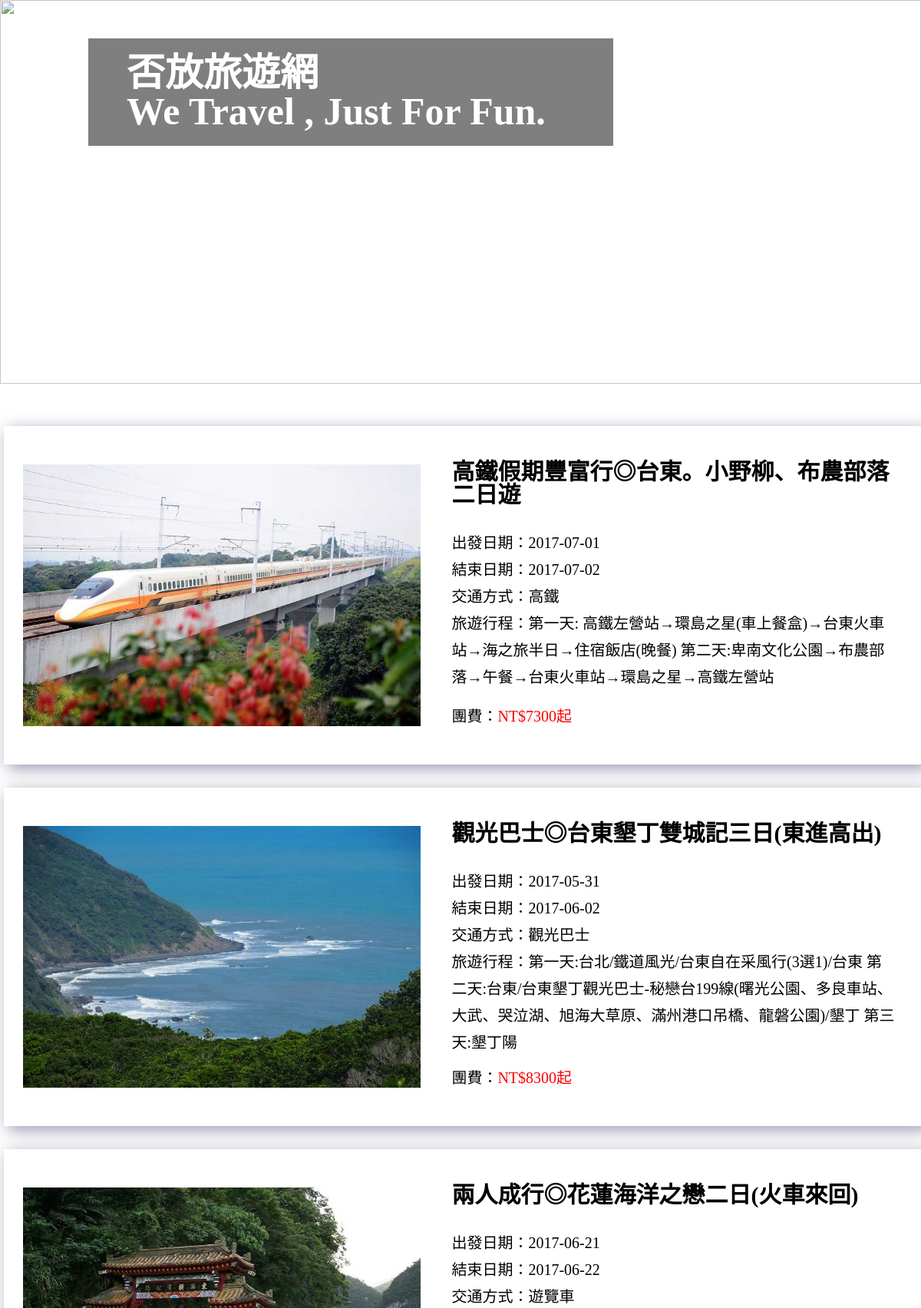
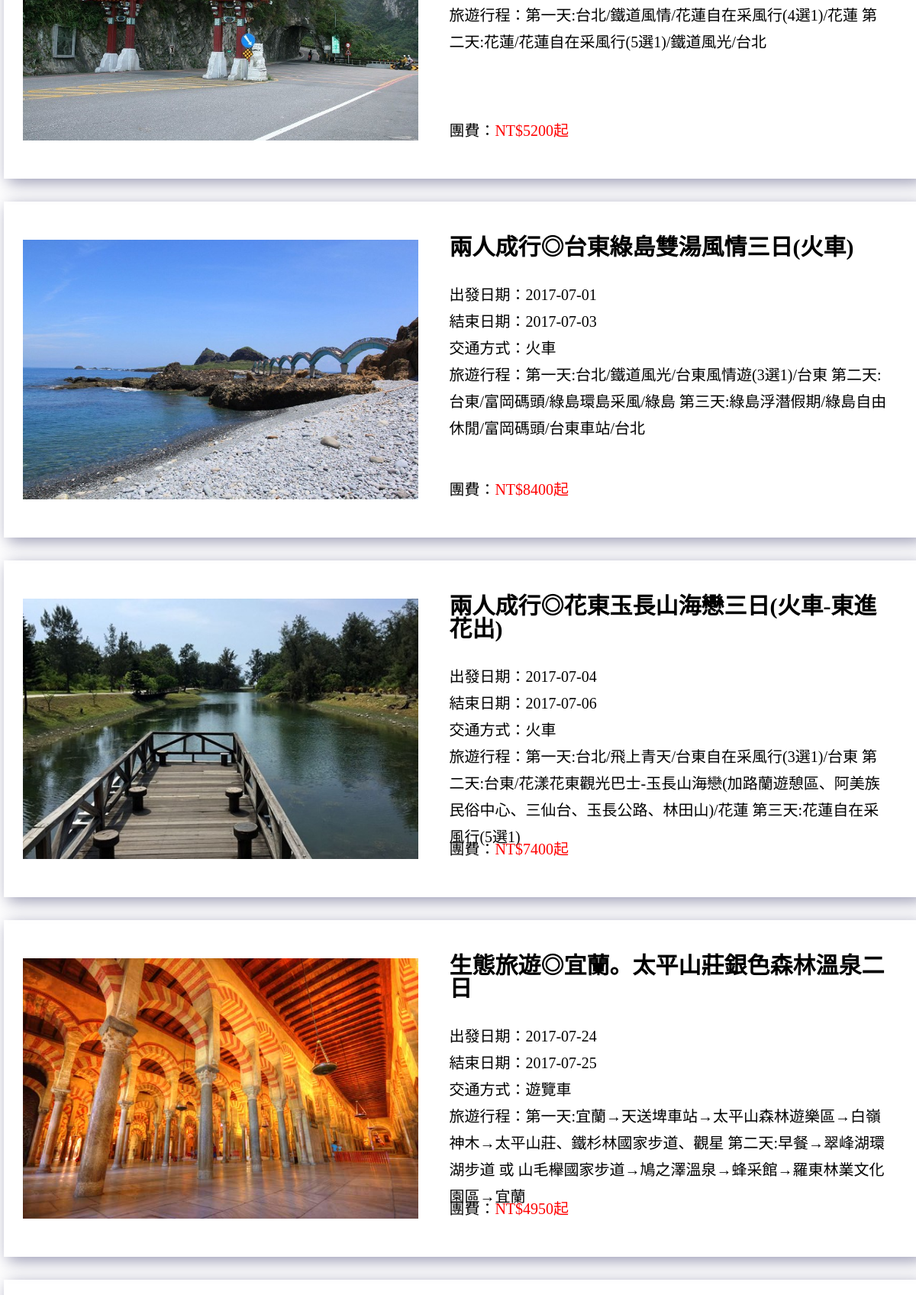
Screenshot of /synopsis_e.php (upper part) with the database file from the repository (2 pictures, top to bottom).
### tables this page shows
CREATE TABLE IF NOT EXISTS `travel` (
  `travel_id` varchar(100) NOT NULL,
  `travel_name` varchar(100) NOT NULL,
  `travel_type` varchar(20) NOT NULL,
  `travel_date` date NOT NULL,
  `travel_endtime` date NOT NULL,
  `travel_traffic` varchar(20) NOT NULL,
  `travel_schedule` varchar(100) NOT NULL,
  `travel_detail` varchar(2000) NOT NULL,
  `travel_price` int(100) NOT NULL,
  `travel_prcnum` varchar(20) NOT NULL,
  `travel_path` varchar(100) NOT NULL,
  PRIMARY KEY (`travel_id`)
);

### synopsis_e.php (the view, shortened to what this page needs)
<!DOCTYPE html>
<html>
<head>
	<link rel="stylesheet" href="css/northern.css">
</head>
<body background="\images\bg_html.jpg">
			<div class="top">
			<img src="http://blog.asiayo.com/wp-content/uploads/2016/10/%E5%8D%97%E6%8A%95-1920x768.jpg" class="top_pic">
			<div class="logo"><a href="index.php"><h1 class="title_word"><span class="title_word_forfun">否放</span>旅遊網<br>We Travel , Just <span class="title_word_forfun">For Fun.</span></h1></a></div>
				<div class="title_li">
					<ul id="menu">
						<?php
							if (isset($_SESSION['U_ID'])) {
								echo "<li>你好!".$_SESSION['U_NAME']."<br></li>";
								echo "<li><a href='logout.php'>登出</a></li>";
							}else{
								echo "<li><a href='#' id='login'>登入</a></li>";
							}
						?>
						<li><a href="#" id="l">簡介</a></li>
 						<li><a href="#">旅遊資訊</a>
						</li>
						<li><a href="arrange.php">行程安排</a></li>
					</ul>
					</div>
 					</div>
	<div class="wrapper">
		<?php
    		$mem_id = $_SESSION['U_ID'];
    		require_once("db_config.php");
    		if (!isset($_SESSION['U_ID'])) {
				$get_sql = "SELECT travel.* from travel where travel.travel_type ='東部' order by travel_id";
				$data= mysqli_query($link, $get_sql);
				for($i=1;$i<=mysqli_num_rows($data);$i++){
					$rs=mysqli_fetch_row($data);
		?>
					<ul>
				<li>
				<div class="travel_information">
					<div class="travel_pic">
					<a href="detail.php?id=<?php echo $rs[0] ?>"><img src="<?php echo $rs[10]?>" alt=""></a>
					</div>
					<div class="travel_word">
						<h2><?php echo $rs[1]?></h2>
						<p>出發日期：<?php echo $rs[3]?></p>
						<p>結束日期：<?php echo $rs[4]?></p>
						<p>交通方式：<?php echo $rs[5]?></p>
						<p>旅遊行程：<?php echo $rs[6]?></p>
						<p class="price">團費：<span>NT$<?php echo $rs[8]?>起</span></p>
				</div>
				</div>
				</li>
			</ul>
		<?php }
				}else{
					$get_sql = "SELECT travel.*, favorite.favarite_id, favorite.member_id from travel left join favorite on travel.travel_id = favorite.travel_id and favorite.member_id = $mem_id where travel.travel_type ='東部' order by travel_id";
    				$data = mysqli_query($link, $get_sql);
					for($i=1;$i<=mysqli_num_rows($data);$i++){
					$rs=mysqli_fetch_row($data);
		?>
			<ul>
				<li>
				<div class="travel_information">
				<img src="http://pic.pimg.tw/stephytruth/1309079219-c7c102fc171192181df4f58b06e14deb.png" alt="" class="tuding1">
							<img src="http://pic.pimg.tw/stephytruth/1309079219-c7c102fc171192181df4f58b06e14deb.png" alt="" class="tuding2">
					<div class="travel_pic">
					<a href="detail.php?id=<?php echo $rs[0] ?>"><img src="<?php echo $rs[10]?>" alt=""></a>
					</div>
					<div class="travel_word">
						<h2><?php echo $rs[1]?></h2>
						<p>出發日期：<?php echo $rs[3]?></p>
						<p>結束日期：<?php echo $rs[4]?></p>
						<p>交通方式：<?php echo $rs[5]?></p>
						<p>旅遊行程：<?php echo $rs[6]?></p>
						<p class="price">團費：<span>NT$<?php echo $rs[8]?>起</span></p>
						<?php
								if($rs[11]!=null){
									echo "<img src='images/love2.png' id='".$rs[0]."' class='fucklove' onclick=\"add_fav('".$rs[0]."')\"/>";
								}else{
									echo "<img src='images/love.png' id='".$rs[0]."' class='fucklove' onclick=\"add_fav('".$rs[0]."')\"/>";
								}
						?>
					</div>
					<div class="clear"></div>
				</div>
				</li>
			</ul>
		<div class="clear"></div>
		<?php } }?>
</div>
</body>
</html>

### css/northern.css (style rules this page uses)
html, body, div, span, applet, object, iframe, h1, h2, h3, h4, h5, h6, p, blockquote, pre, a, abbr, acronym, address, big, cite, code, del, dfn, em, img, ins, kbd, q, s, samp, small, strike, strong, sub, sup, tt, var, b, u, i, center, dl, dt, dd, ol, ul, li, fieldset, form, label, legend, table, caption, tbody, tfoot, thead, tr, th, td, article, aside, canvas, details, embed, figure, figcaption, footer, header, hgroup, menu, nav, output, ruby, section, summary, time, mark, audio, video { margin: 0; padding: 0; border: 0; font-size: 100%; font: inherit; vertical-align: baseline; }
body { line-height: 1; }
ol, ul { list-style: none; }
body { background-image:url( "https://t3.ftcdn.net/jpg/01/39/24/56/240_F_139245641_5g8MVAUNPuboCSyGqinFCdWEulsphSkd.jpg" ); font-family: '微軟正黑體'; }
a { text-decoration: none; }
.wrapper { width: 1200px; margin-left: auto; margin-right: auto; padding: 5px; background-color: white; margin-top: 50px; }
.top { width: 100%; height: 500px; margin-bottom: 100px; position: relative; margin:0 auto; }
.top img { opacity: 0.9; }
.top_pic { width: 100%; height: 500px; }
* .title_word { font-family: '微軟正黑體'; position: absolute; left: 115px; top: 50px; z-index:1; color: white; font-weight:bold; font-size: 50px; height: 120px; width: 634px; background: rgba(0,0,0,.5); padding-left: 50px; padding-top: 20px; }
.title_li { font-family: '微軟正黑體'; position: absolute; right: 30px; top: 70px; z-index:1; color: ; margin-top: 30px; }
#menu { margin: 0; padding: 0; list-style: none; position: absolute; right: 10px; width: 100px; float: left; line-height: 20px; }
#menu li { margin: 0; padding: 0; font-size: 17px; font-weight: bold; }
#menu li a { padding: 10px 15px; display: block; color: #fff; text-decoration: none; }
.title_li li { margin-top: 15px; }
.travel_information { padding: 5px; margin-bottom: 30px; box-shadow:5px 5px 20px rgba(20%,20%,40%,0.5); position: relative; }
.travel_pic img { width: 518.4px; height: 340.8723px; float: left; margin: 45px 20px; }
.travel_word { margin-left: 30px; float: left; word-break: break-all; width: 580px; height: 420.83px; position: relative; margin: 0 20px; }
.travel_word h2 { float: left; font-weight: bold; font-size: 30px; margin-bottom: 30px; margin-top: 40px; color: #000; width: 580px; }
.travel_word p { font-size: 20px; line-height: 35px; }
.price { position: absolute; bottom: 30px; }
.travel_word span { color: red; }

### rows the page displays
travel: travel_path (picture), travel_name "高鐵假期豐富行◎台東。小野柳、布農部落二日遊", travel_date "2017-07-01", travel_endtime "2017-07-02", travel_traffic "高鐵", travel_schedule "第一天: 高鐵左營站→環島之星(車上餐盒)→台東火車站→海之旅半日→住宿飯店(晚餐) 第二天:卑南文化公園→布農部落→午餐→台東火車站→環島之星→高鐵左營站", travel_price "7300"
travel: travel_path (picture), travel_name "觀光巴士◎台東墾丁雙城記三日(東進高出)", travel_date "2017-05-31", travel_endtime "2017-06-02", travel_traffic "觀光巴士", travel_schedule "第一天:台北/鐵道風光/台東自在采風行(3選1)/台東 第二天:台東/台東墾丁觀光巴士-秘戀台199線(曙光公園、多良車站、大武、哭泣湖、旭海大草原、滿州港口吊橋、龍磐公園)/墾丁 第三天:墾丁陽", travel_price "8300"
travel: travel_path (picture), travel_name "兩人成行◎花蓮海洋之戀二日(火車來回)", travel_date "2017-06-21", travel_endtime "2017-06-22", travel_traffic "遊覽車", travel_schedule "第一天:台北/鐵道風情/花蓮自在采風行(4選1)/花蓮 第二天:花蓮/花蓮自在采風行(5選1)/鐵道風光/台北", travel_price "5200"
travel: travel_path (picture), travel_name "兩人成行◎台東綠島雙湯風情三日(火車)", travel_date "2017-07-01", travel_endtime "2017-07-03", travel_traffic "火車", travel_schedule "第一天:台北/鐵道風光/台東風情遊(3選1)/台東 第二天:台東/富岡碼頭/綠島環島采風/綠島 第三天:綠島浮潛假期/綠島自由休閒/富岡碼頭/台東車站/台北", travel_price "8400"
travel: travel_path (picture), travel_name "兩人成行◎花東玉長山海戀三日(火車-東進花出)", travel_date "2017-07-04", travel_endtime "2017-07-06", travel_traffic "火車", travel_schedule "第一天:台北/飛上青天/台東自在采風行(3選1)/台東 第二天:台東/花漾花東觀光巴士-玉長山海戀(加路蘭遊憩區、阿美族民俗中心、三仙台、玉長公路、林田山)/花蓮 第三天:花蓮自在采風行(5選1)", travel_price "7400"
travel: travel_path (picture), travel_name "生態旅遊◎宜蘭。太平山莊銀色森林溫泉二日", travel_date "2017-07-24", travel_endtime "2017-07-25", travel_traffic "遊覽車", travel_schedule "第一天:宜蘭→天送埤車站→太平山森林遊樂區→白嶺神木→太平山莊、鐵杉林國家步道、觀星 第二天:早餐→翠峰湖環湖步道 或 山毛櫸國家步道→鳩之澤溫泉→蜂采館→羅東林業文化園區→宜蘭", travel_price "4950"
